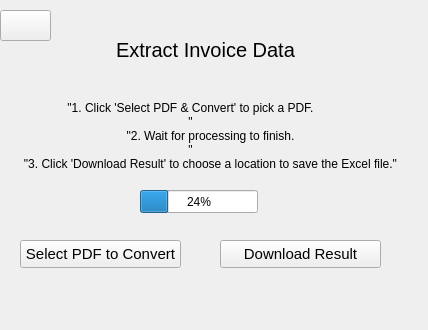
<?xml version="1.0" encoding="UTF-8"?>
<ui version="4.0">
 <class>Dialog</class>
 <widget class="QWidget" name="Dialog">
  <property name="geometry">
   <rect>
    <x>0</x>
    <y>0</y>
    <width>428</width>
    <height>330</height>
   </rect>
  </property>
  <property name="windowTitle">
   <string>Dialog</string>
  </property>
  <widget class="QPushButton" name="SelectPDFbutton">
   <property name="geometry">
    <rect>
     <x>20</x>
     <y>240</y>
     <width>161</width>
     <height>28</height>
    </rect>
   </property>
   <property name="font">
    <font>
     <pointsize>11</pointsize>
    </font>
   </property>
   <property name="text">
    <string>Select PDF to Convert</string>
   </property>
  </widget>
  <widget class="QPushButton" name="pushButton_2">
   <property name="geometry">
    <rect>
     <x>220</x>
     <y>240</y>
     <width>161</width>
     <height>28</height>
    </rect>
   </property>
   <property name="font">
    <font>
     <pointsize>11</pointsize>
    </font>
   </property>
   <property name="text">
    <string>Download Result</string>
   </property>
  </widget>
  <widget class="QLabel" name="label">
   <property name="geometry">
    <rect>
     <x>100</x>
     <y>40</y>
     <width>211</width>
     <height>20</height>
    </rect>
   </property>
   <property name="font">
    <font>
     <pointsize>15</pointsize>
    </font>
   </property>
   <property name="text">
    <string notr="true">Extract Invoice Data</string>
   </property>
   <property name="alignment">
    <set>Qt::AlignmentFlag::AlignCenter</set>
   </property>
  </widget>
  <widget class="QLabel" name="label_2">
   <property name="geometry">
    <rect>
     <x>-20</x>
     <y>90</y>
     <width>421</width>
     <height>91</height>
    </rect>
   </property>
   <property name="font">
    <font>
     <italic>false</italic>
     <bold>false</bold>
    </font>
   </property>
   <property name="text">
    <string>&quot;1. Click 'Select PDF &amp; Convert' to pick a PDF.
&quot;
            &quot;2. Wait for processing to finish.
&quot;
            &quot;3. Click 'Download Result' to choose a location to save the Excel file.&quot;</string>
   </property>
   <property name="alignment">
    <set>Qt::AlignmentFlag::AlignCenter</set>
   </property>
  </widget>
  <widget class="QProgressBar" name="progressBar">
   <property name="geometry">
    <rect>
     <x>140</x>
     <y>190</y>
     <width>118</width>
     <height>23</height>
    </rect>
   </property>
   <property name="value">
    <number>24</number>
   </property>
  </widget>
  <widget class="QPushButton" name="pushButton_3">
   <property name="geometry">
    <rect>
     <x>0</x>
     <y>10</y>
     <width>51</width>
     <height>31</height>
    </rect>
   </property>
   <property name="text">
    <string/>
   </property>
   <property name="icon">
    <iconset theme="QIcon::ThemeIcon::GoPrevious"/>
   </property>
  </widget>
 </widget>
 <resources/>
 <connections/>
</ui>
